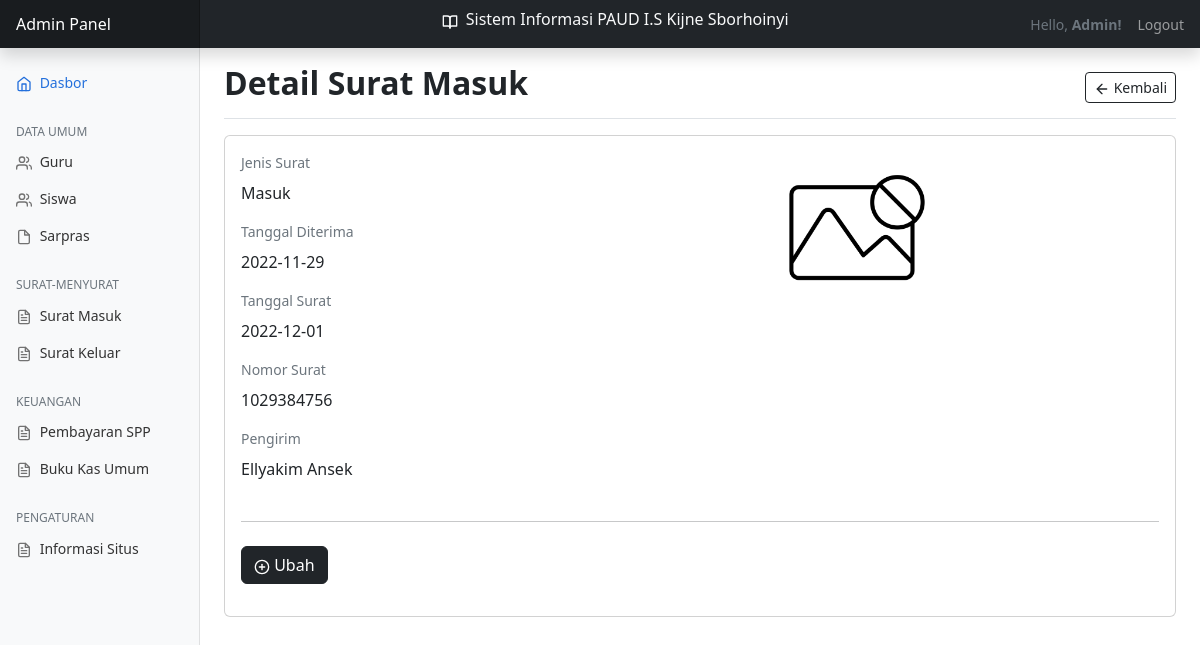
/?page=surat-masuk&action=detail&id=5 (signed in), run on an earlier commit of the app's database.
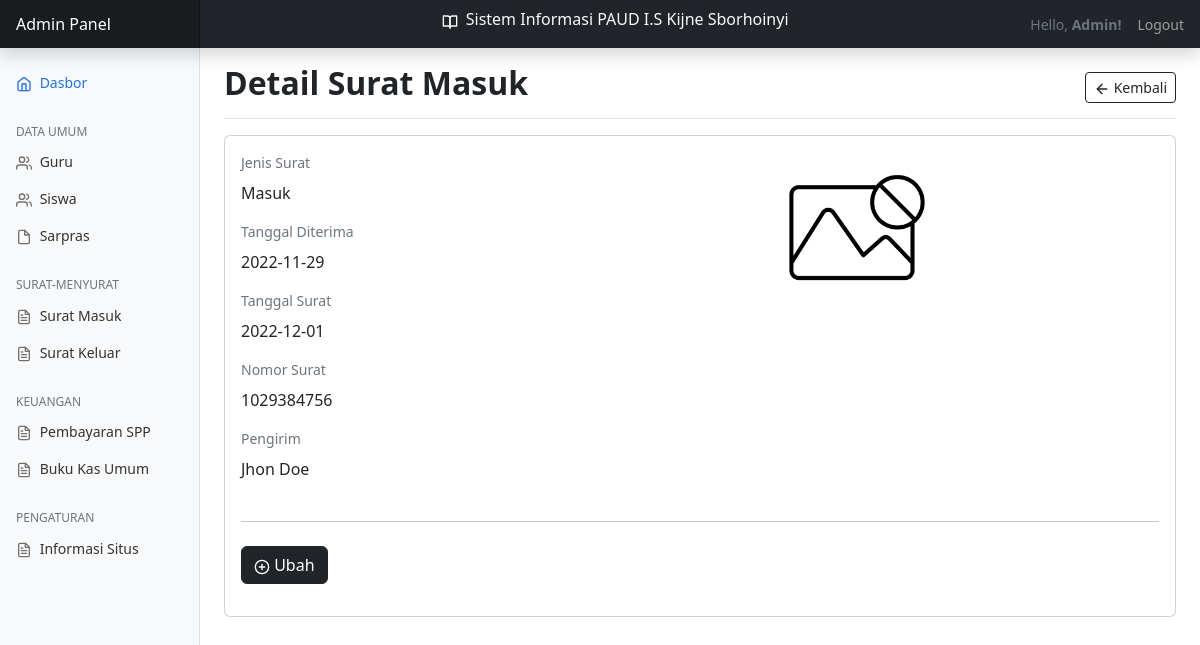
And on a later commit of the database.
### tables this page shows
CREATE TABLE `surat` (
  `id` int(11) NOT NULL,
  `jenis_surat` enum('Masuk','Keluar') NOT NULL,
  `tanggal_diterima` date NOT NULL,
  `tanggal_surat` date NOT NULL,
  `nomor_surat` int(30) NOT NULL,
  `pengirim` varchar(100) NOT NULL,
  `tujuan` varchar(100) NOT NULL
);

### views/surat-masuk/detail.php (the view)
<main class="col-md-9 ms-sm-auto col-lg-10 px-md-4">
    <div
        class="d-flex justify-content-between flex-wrap flex-md-nowrap align-items-center pt-3 pb-2 mb-3 border-bottom">
        <h1 class="h2 fw-bold">Detail Surat Masuk</h1>
        <div class="btn-toolbar mb-2 mb-md-0">
            <a href="?page=surat-masuk" class="btn btn-sm btn-outline-dark">
                <span data-feather="arrow-left" class="align-text"></span> Kembali
            </a>
        </div>
    </div>
    <div class="row mb-5">
        <div class="col-lg-12">
            <div class="card">
                <div class="card-body">
                    <?php
                        include __DIR__ . '../../../config/database.php';
                        $id = $_GET['id'];
                        $rows = mysqli_fetch_assoc(mysqli_query($conn, "SELECT * FROM surat WHERE id = $id"));
                    ?>
                    <div class="row">
                        <div class="col-lg-4">
                            <div class="mb-3">
                                <label for="jenis_surat" class="form-label text-muted">Jenis Surat</label>
                                <p class="fs-6"><?php echo $rows['jenis_surat']; ?></p>
                            </div>
                            <div class="mb-3">
                                <label for="tanggal_diterima" class="form-label text-muted">Tanggal Diterima</label>
                                <p class="fs-6"><?php echo $rows['tanggal_diterima']; ?></p>
                            </div>
                            <div class="mb-3">
                                <label for="tanggal_surat" class="form-label text-muted">Tanggal Surat</label>
                                <p class="fs-6"><?php echo $rows['tanggal_surat']; ?></p>
                            </div>
                            <div class="mb-3">
                                <label for="nomor_surat" class="form-label text-muted">Nomor Surat</label>
                                <p class="fs-6"><?php echo $rows['nomor_surat']; ?></p>
                            </div>
                            <div class="mb-3">
                                <label for="pengirim" class="form-label text-muted">Pengirim</label>
                                <p class="fs-6"><?php echo $rows['pengirim']; ?></p>
                            </div>
                        </div>
                        <div class="col-lg-8 text-center">
                            <?php if(!empty($rows['surat'])) { echo '<iframe src="./surat/masuk/'.$rows['surat'].'" width="100%" height="1000px"></iframe>';} else {echo '<img src="./surat/img-0.png" width="150px">';} ?>
                        </div>
                    </div>
                        <div class="py-2">
                            <hr>
                        </div>
                        <div class="mb-3">
                            <a href="?page=surat-masuk&action=ubah&id=<?php echo $rows['id']; ?>" class="btn btn-dark">
                                <span data-feather="plus-circle" class="align-text"></span>
                                Ubah
                            </a>
                        </div>
                </div>
            </div>
        </div>
    </div>
</main>

What changed in the data, as far as the page shows it:
changed surat "Masuk": pengirim "Ellyakim Ansek" → "Jhon Doe"
